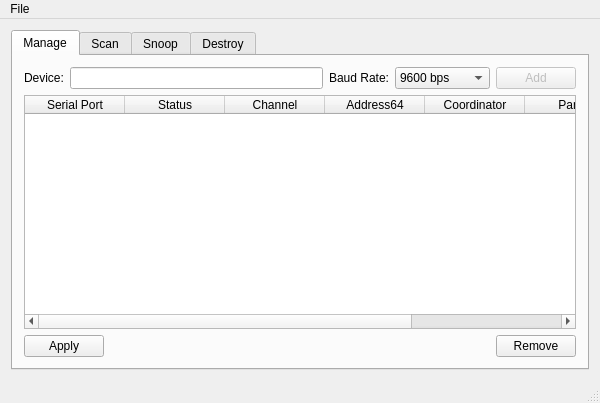
<ui version="4.0" >
 <class>MainWindow</class>
 <widget class="QMainWindow" name="MainWindow" >
  <property name="geometry" >
   <rect>
    <x>0</x>
    <y>0</y>
    <width>600</width>
    <height>403</height>
   </rect>
  </property>
  <property name="windowTitle" >
   <string>QXBee Command Center</string>
  </property>
  <widget class="QWidget" name="centralWidget" >
   <layout class="QHBoxLayout" name="horizontalLayout" >
    <item>
     <widget class="QTabWidget" name="tabWidget" >
      <property name="enabled" >
       <bool>true</bool>
      </property>
      <property name="focusPolicy" >
       <enum>Qt::TabFocus</enum>
      </property>
      <property name="currentIndex" >
       <number>0</number>
      </property>
      <widget class="QWidget" name="manageTab" >
       <attribute name="title" >
        <string>Manage</string>
       </attribute>
       <layout class="QHBoxLayout" name="horizontalLayout_4" >
        <item>
         <layout class="QVBoxLayout" name="verticalLayout" >
          <item>
           <layout class="QHBoxLayout" name="horizontalLayout_2" >
            <item>
             <widget class="QLabel" name="deviceLabel" >
              <property name="text" >
               <string>Device:</string>
              </property>
              <property name="buddy" >
               <cstring>deviceEdit</cstring>
              </property>
             </widget>
            </item>
            <item>
             <widget class="QLineEdit" name="deviceEdit" >
              <property name="focusPolicy" >
               <enum>Qt::StrongFocus</enum>
              </property>
             </widget>
            </item>
            <item>
             <widget class="QLabel" name="baudLabel" >
              <property name="text" >
               <string>Baud Rate:</string>
              </property>
              <property name="buddy" >
               <cstring>baudBox</cstring>
              </property>
             </widget>
            </item>
            <item>
             <widget class="QComboBox" name="baudBox" >
              <property name="currentIndex" >
               <number>3</number>
              </property>
              <item>
               <property name="text" >
                <string>1200 bps</string>
               </property>
              </item>
              <item>
               <property name="text" >
                <string>2400 bps</string>
               </property>
              </item>
              <item>
               <property name="text" >
                <string>4800 bps</string>
               </property>
              </item>
              <item>
               <property name="text" >
                <string>9600 bps</string>
               </property>
              </item>
              <item>
               <property name="text" >
                <string>19200 bps</string>
               </property>
              </item>
              <item>
               <property name="text" >
                <string>38400 bps</string>
               </property>
              </item>
              <item>
               <property name="text" >
                <string>57600 bps</string>
               </property>
              </item>
              <item>
               <property name="text" >
                <string>115200 bps</string>
               </property>
              </item>
              <item>
               <property name="text" >
                <string>Auto Select</string>
               </property>
              </item>
             </widget>
            </item>
            <item>
             <widget class="QPushButton" name="addButton" >
              <property name="enabled" >
               <bool>false</bool>
              </property>
              <property name="text" >
               <string>Add</string>
              </property>
             </widget>
            </item>
           </layout>
          </item>
          <item>
           <widget class="QTableWidget" name="xbeeTable" >
            <column>
             <property name="text" >
              <string>Serial Port</string>
             </property>
            </column>
            <column>
             <property name="text" >
              <string>Status</string>
             </property>
            </column>
            <column>
             <property name="text" >
              <string>Channel</string>
             </property>
            </column>
            <column>
             <property name="text" >
              <string>Address64</string>
             </property>
            </column>
            <column>
             <property name="text" >
              <string>Coordinator</string>
             </property>
            </column>
            <column>
             <property name="text" >
              <string>PanID</string>
             </property>
            </column>
            <column>
             <property name="text" >
              <string>Signal Strength</string>
             </property>
            </column>
           </widget>
          </item>
          <item>
           <layout class="QHBoxLayout" name="horizontalLayout_3" >
            <item>
             <widget class="QPushButton" name="applyButton" >
              <property name="text" >
               <string>Apply</string>
              </property>
             </widget>
            </item>
            <item>
             <spacer name="horizontalSpacer" >
              <property name="orientation" >
               <enum>Qt::Horizontal</enum>
              </property>
              <property name="sizeHint" stdset="0" >
               <size>
                <width>40</width>
                <height>20</height>
               </size>
              </property>
             </spacer>
            </item>
            <item>
             <widget class="QPushButton" name="removeButton" >
              <property name="text" >
               <string>Remove</string>
              </property>
             </widget>
            </item>
           </layout>
          </item>
         </layout>
        </item>
       </layout>
      </widget>
      <widget class="QWidget" name="scanTab" >
       <attribute name="title" >
        <string>Scan</string>
       </attribute>
      </widget>
      <widget class="QWidget" name="snoopTab" >
       <attribute name="title" >
        <string>Snoop</string>
       </attribute>
       <layout class="QGridLayout" name="gridLayout" >
        <item row="0" column="0" >
         <widget class="QTableWidget" name="tableWidget_2" >
          <column>
           <property name="text" >
            <string>Source</string>
           </property>
          </column>
          <column>
           <property name="text" >
            <string>Pan</string>
           </property>
          </column>
          <column>
           <property name="text" >
            <string>Channel</string>
           </property>
          </column>
          <column>
           <property name="text" >
            <string>Data</string>
           </property>
          </column>
         </widget>
        </item>
       </layout>
      </widget>
      <widget class="QWidget" name="destroyTab" >
       <attribute name="title" >
        <string>Destroy</string>
       </attribute>
      </widget>
     </widget>
    </item>
   </layout>
  </widget>
  <widget class="QMenuBar" name="menuBar" >
   <property name="geometry" >
    <rect>
     <x>0</x>
     <y>0</y>
     <width>600</width>
     <height>28</height>
    </rect>
   </property>
   <widget class="QMenu" name="menuFile" >
    <property name="title" >
     <string>File</string>
    </property>
    <addaction name="actionSave_Log" />
    <addaction name="actionQuit" />
   </widget>
   <addaction name="menuFile" />
  </widget>
  <widget class="QStatusBar" name="statusBar" >
   <property name="toolTip" >
    <string/>
   </property>
   <property name="statusTip" >
    <string/>
   </property>
   <property name="accessibleDescription" >
    <string/>
   </property>
  </widget>
  <action name="actionSave_Log" >
   <property name="text" >
    <string>Save Log</string>
   </property>
  </action>
  <action name="actionQuit" >
   <property name="text" >
    <string>Quit</string>
   </property>
  </action>
 </widget>
 <layoutdefault spacing="6" margin="11" />
 <tabstops>
  <tabstop>deviceEdit</tabstop>
  <tabstop>baudBox</tabstop>
  <tabstop>addButton</tabstop>
  <tabstop>xbeeTable</tabstop>
  <tabstop>applyButton</tabstop>
  <tabstop>removeButton</tabstop>
  <tabstop>tableWidget_2</tabstop>
 </tabstops>
 <resources/>
 <connections>
  <connection>
   <sender>deviceEdit</sender>
   <signal>returnPressed()</signal>
   <receiver>addButton</receiver>
   <slot>click()</slot>
   <hints>
    <hint type="sourcelabel" >
     <x>240</x>
     <y>92</y>
    </hint>
    <hint type="destinationlabel" >
     <x>544</x>
     <y>84</y>
    </hint>
   </hints>
  </connection>
 </connections>
</ui>
